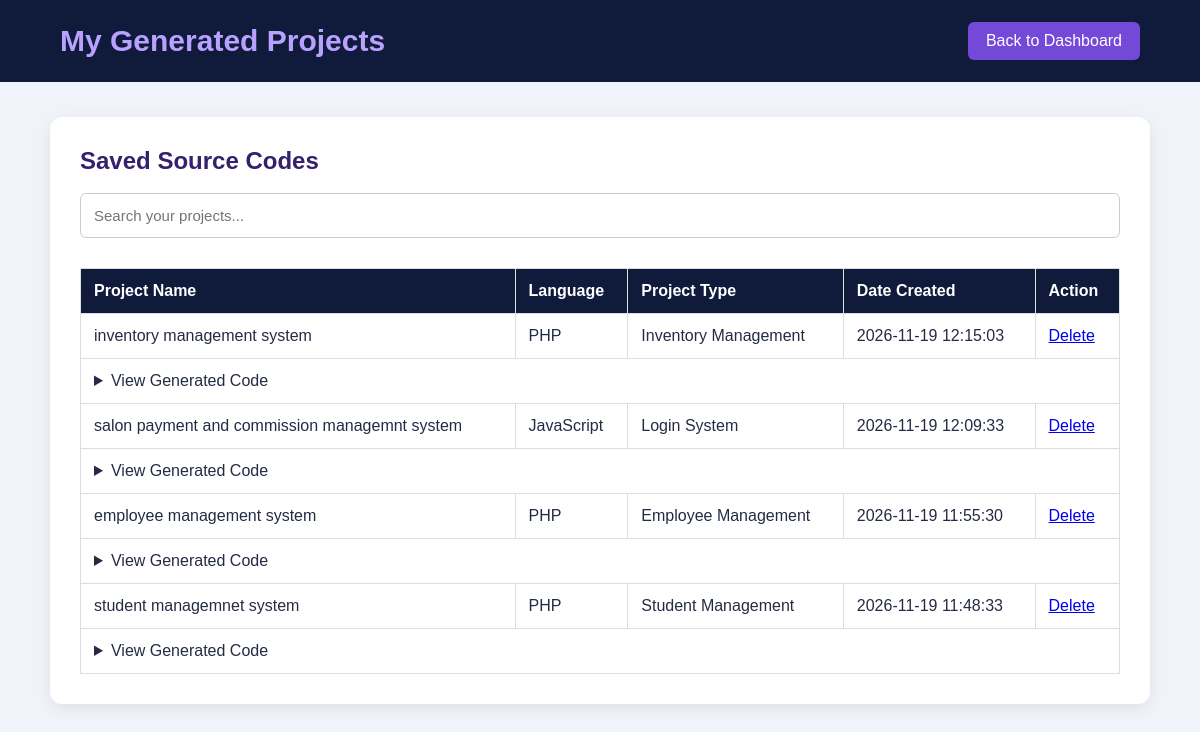
The page /history.php (signed in) on the database its author committed.
### tables this page shows
CREATE TABLE `projects` (
  `id` int(11) NOT NULL,
  `user_id` int(11) NOT NULL,
  `project_name` varchar(150) NOT NULL,
  `language` varchar(50) NOT NULL,
  `project_type` varchar(100) NOT NULL,
  `description` text DEFAULT NULL,
  `generated_code` longtext NOT NULL,
  `created_at` timestamp NOT NULL DEFAULT current_timestamp()
);

### history.php (the view, shortened to what this page needs)
<?php
include "config/db.php";
$id = $_SESSION["user_id"];
$stmt = $conn->prepare(
    "SELECT * FROM projects WHERE user_id=? ORDER BY created_at DESC"
);
$stmt->bind_param("i", $id);
$stmt->execute();
$result = $stmt->get_result();
?>
<!DOCTYPE html>
<html>
<head>
<link rel="stylesheet" href="assets/style.css">
</head>
<body>
<header class="header">
<h1>My Generated Projects</h1>
<a href="dashboard.php" class="logout">Back to Dashboard</a>
</header>
<div class="container">
<h2>Saved Source Codes</h2>
<input type="text" id="searchProject"
placeholder="Search your projects...">
<table>
<tr>
<th>Project Name</th>
<th>Language</th>
<th>Project Type</th>
<th>Date Created</th>
<th>Action</th>
</tr>
<?php while ($row = $result->fetch_assoc()) { ?>
<tr>
<td><?php echo htmlspecialchars($row["project_name"]); ?></td>
<td><?php echo htmlspecialchars($row["language"]); ?></td>
<td><?php echo htmlspecialchars($row["project_type"]); ?></td>
<td><?php echo htmlspecialchars($row["created_at"]); ?></td>
<td>
<a href="delete.php?id=<?php echo $row["id"]; ?>"
onclick="return confirm('Delete this project?')">
Delete
</a>
</td>
</tr>
<tr>
<td colspan="5">
<details>
<summary>View Generated Code</summary>
</details>
</td>
</tr>
<?php } ?>
</table>
</div>
</body>
</html>

### style.css (style rules this page uses)
* { margin: 0; padding: 0; box-sizing: border-box; }
body { font-family: Arial, sans-serif; background: #f1f3fa; color: #252b45; }
.header { background: #101b3c; color: white; padding: 22px 5%; display: flex; justify-content: space-between; align-items: center; flex-wrap: wrap; gap: 15px; }
.header h1 { color: #b9a2ff; font-size: 30px; }
.logout { background: #7549d8; color: white; padding: 10px 18px; text-decoration: none; border-radius: 6px; }
.container { max-width: 1100px; margin: 35px auto; background: white; padding: 30px; border-radius: 12px; box-shadow: 0 4px 15px rgba(0,0,0,0.08); }
.container h2 { color: #34206c; margin-bottom: 18px; }
input, select, textarea { width: 100%; padding: 13px; border: 1px solid #ccc; border-radius: 6px; font-size: 15px; margin-bottom: 10px; }
table { width: 100%; border-collapse: collapse; margin-top: 20px; }
th, td { padding: 13px; border: 1px solid #ddd; text-align: left; }
th { background: #101b3c; color: white; }

### rows shown on the page
projects: project_name "inventory management system", language "PHP", project_type "Inventory Management", created_at "2026-11-19 12:15:03"
projects: project_name "salon payment and commission managemnt system", language "JavaScript", project_type "Login System", created_at "2026-11-19 12:09:33"
projects: project_name "employee management system", language "PHP", project_type "Employee Management", created_at "2026-11-19 11:55:30"
projects: project_name "student managemnet system", language "PHP", project_type "Student Management", created_at "2026-11-19 11:48:33"
